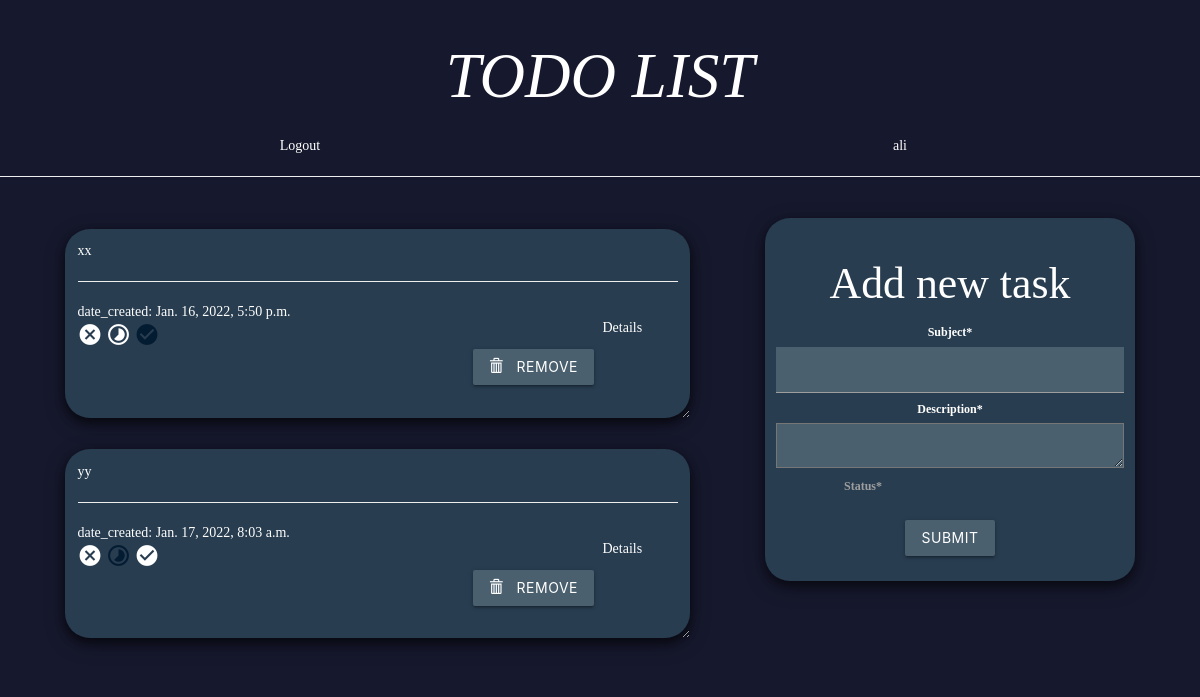
The page / (signed in) on the database its author committed.
### todo/models.py (models this page shows, shortened)
class TodoModel(models.Model):
    user = models.ForeignKey(User, on_delete=models.CASCADE, null=True)
    subject = models.CharField(max_length=256)
    description = models.TextField()
    date_created = models.DateTimeField(auto_now_add=True)
    date_updated = models.DateTimeField(auto_now=True)
    status_choices = (
        ('1', 'undone'),
        ('2', 'doing'),
        ('3', 'done'),
    )
    status = models.CharField(choices=status_choices, max_length=10, default='1', null=True)
    def detail(self):
        return self.description.replace('\n', '/ ')

### todo/views.py (the view)
# urls.py: path('', views.todo_list, name='todo_list'),
@login_required
def todo_list(request):
    item_list = TodoModel.objects.filter(user=request.user)
    if request.method == 'POST':
        form = TodoForm(request.POST)
        if form.is_valid():
            form.save(request.user)
            return redirect('ToDo:todo_list')
    form = TodoForm()
    context = {
        'forms': form,
        'list': item_list,
        'title': 'TODO LIST',
    }
    return render(request, 'todo/todo_list.html', context)

### todo/forms.py (shortened to what this page needs)
class TodoForm(forms.ModelForm):
    class Meta:
        model = TodoModel
        exclude = ('user', )

### templates/todo/todo_list.html (shortened to what this page needs)
{% extends 'base.html' %}
{% load static %}
{% block content %}
    <center class="row">
        <h1><i class="font_color">TODO LIST</i></h1>
        <div class="font_color">
            {{ user }}
            <div class="col-md-6">
                <a href="{% url 'logout' %}">Logout</a>
            </div>
        </div>
        <hr>
    </center>
    {% if list %}
        <div class="row">
            <div class="col-md-7 font_color margin_card">
                {% for todo in list %}
                    <div class="">
                        <div class="card">
                            {{ todo.subject }}
                            <hr>
                            date_created: {{ todo.date_created }}
                            <br>
                                <i class="material-icons nav-icon"
                                   style="font-size: 25px; {% if todo.status == '1' %}color: #041C32; {% endif %}">cancel</i>
                                <i class="material-icons nav-icon"
                                   style="font-size: 25px; {% if todo.status == '2' %}color: #041C32; {% endif %}">timelapse</i>
                                <i class="material-icons nav-icon"
                                   style="font-size: 25px; {% if todo.status == '3' %}color: #041C32; {% endif %}">check_circle</i>
                            <br>
                            <div class="tooltiped">Details
                            </div>
                            <form action="/del/{{ todo.pk }}/" method="POST"
                                  style=" padding-right: 4%; padding-bottom: 3%;">
                                <button value="remove" type="submit" class="btn font_color remove_button"
                                ><span
                                        class="glyphicon glyphicon-trash font_color"></span> &nbsp; remove
                                </button>
                            </form>
                        </div>
                    </div>
                {% endfor %}
            </div>
            <div class="col-md-1">
            </div>
            <div class="col-md-4">
                <div class="submit_form">
                    <form method="POST">
                        <h3 class="font_color">Add new task</h3>
                        <div id="div_id_subject" class="control-group "><label for="id_subject"
                                                                               class="control-label requiredField font_color">
                            Subject<span class="asteriskField font_color font_color">*</span> </label>
                            <div class="controls"><input style="background: #6a828c82;" type="text"
                                                         name="subject" maxlength="256"
                                                         class="textinput textInput"
                                                         required="" id="id_subject"></div>
                        </div>
                        <div id="div_id_description" class="control-group"><label for="id_description"
                                                                                  class="control-label requiredField font_color">
                            Description<span class="asteriskField">*</span> </label>
                            <div class="controls"><textarea style="background: #6a828c82;"
                                                            name="description" cols="30" rows="10" class="textarea"
                                                            required=""
                                                            id="id_description"></textarea></div>
                        </div>
                        <div class="row status">
                            <div id="div_id_status" class="control-group col-md-6 font_color"><label for="id_status"
                                                                                                     class="control-label requiredField">
                                Status<span class="asteriskField">*</span> </label>
                            </div>
                        </div>
                        <center>
                            <input type="submit" class="font_color btn btn-default" value="submit"
                                   style="background: #6a828c82;">
                        </center>
                    </form>
                </div>
            </div>
        </div>
    {% endif %}
{% endblock %}

### static/css/style.css (style rules this page uses)
body { background: #16182d; font-family: "Times New Roman", Times, serif; }
.font_color { color: white; }
a { color: white; }
.card { box-shadow: 0 4px 8px 0 rgba(0, 0, 0, 0.5), 0 6px 20px 0 rgba(0, 0, 0, 0.39); background: #39617382; margin-bottom: 5%; border-radius: 25px; padding: 2%; overflow: auto; resize: both; text-overflow: ellipsis; }
.submit_form { text-align: center; padding: 3%; background: #39617382; filter: progid:DXImageTransform.Microsoft.gradient(startColorstr="#B9EBDD", endColorstr="#62847C", GradientType=1); border-radius: 25px; box-shadow: 0 4px 8px 0 rgba(0, 0, 0, 0.4), 0 6px 20px 0 rgba(0, 0, 0, 0.36); }
.margin_card { margin-left: 50px; padding-top: 4px; padding-right: 60px; }
.remove_button { float: right; background: #6a828c82; padding-bottom: 4px; margin-top: -24px; position: absolute; right: 96px; }
.status { margin-top: 10px; }
.tooltiped { position: relative; display: inline-block; left: 525px; top: -35px; }

### rows shown on the page
TodoModel: subject "xx", date_created "Jan. 16, 2022, 5:50 p.m."
TodoModel: subject "yy", date_created "Jan. 17, 2022, 8:03 a.m."

### other values the page prints
{{ user }} "ali"
